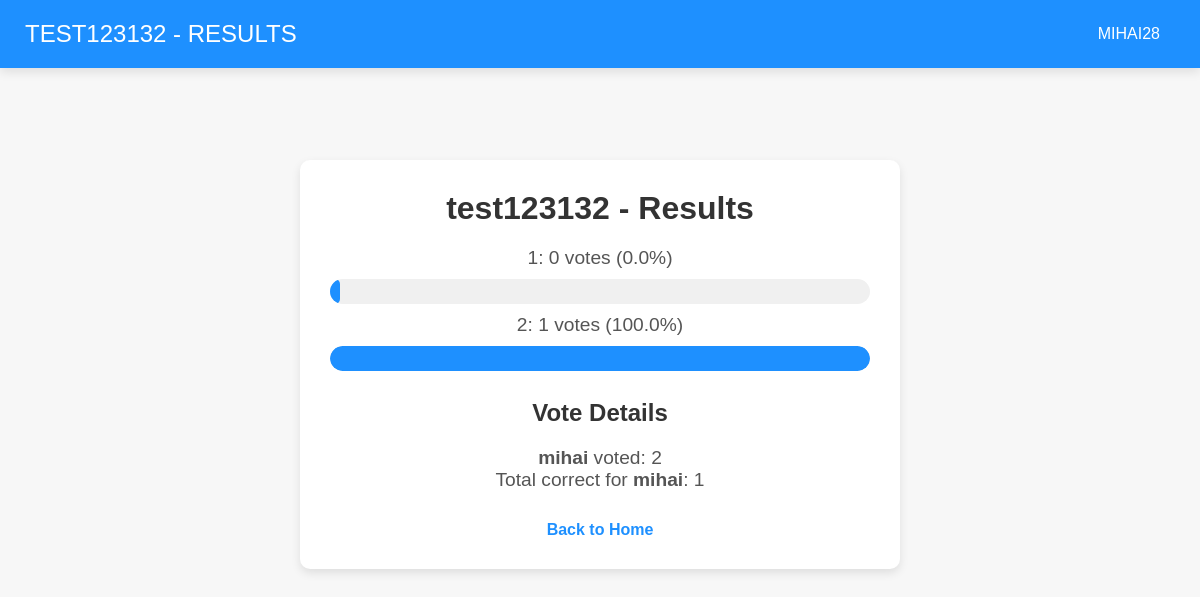
Page /poll/3fb22cfb-a1a1-4971-9fc3-677abf249a43/results (signed in) on the committed database.
### app.py (models this page shows)
class Poll(db.Model):
    id = db.Column(db.String(36), primary_key=True)
    title = db.Column(db.String(200), nullable=False)
    creator_id = db.Column(db.Integer, db.ForeignKey('user.id'), nullable=False)
    is_private = db.Column(db.Boolean, default=False)
    is_active = db.Column(db.Boolean, default=True)
    options = db.relationship('Option', backref='poll', lazy=True)
    access = db.relationship('PollAccess', backref='poll', lazy=True)

class User(db.Model):
    id = db.Column(db.Integer, primary_key=True)
    username = db.Column(db.String(80), unique=True, nullable=False)
    email = db.Column(db.String(120), unique=True, nullable=False)
    password = db.Column(db.String(200), nullable=False)
    polls = db.relationship('Poll', backref='creator', lazy=True)

class Option(db.Model):
    id = db.Column(db.Integer, primary_key=True)
    text = db.Column(db.String(200), nullable=False)
    votes = db.Column(db.Integer, default=0)
    correct = db.Column(db.Boolean, default=False)
    poll_id = db.Column(db.String(36), db.ForeignKey('poll.id'), nullable=False)

### app.py (the view)
@app.route('/poll/<poll_id>/results')
def poll_results(poll_id):
    poll = Poll.query.get(poll_id)
    if not poll:
        return "Poll not found!"
    if 'username' not in session:
        return "Access denied!"
    user = User.query.filter_by(username=session['username']).first()
    if not user or poll.creator_id != user.id:
        return "Access denied!"
    votes = Vote.query.filter_by(poll_id=poll.id).all()
    user_votes = {}
    for vote in votes:
        if vote.user_id not in user_votes:
            user_votes[vote.user_id] = []
        user_votes[vote.user_id].append(vote)
    vote_details = {}
    for user_id, votes_list in user_votes.items():
        user_obj = User.query.get(user_id)
        if not user_obj:
            continue
        correct_count = 0
        grouped_options = []
        current_group = []
        for option in poll.options:
            if option.text.startswith('<h1>'):
                if current_group:
                    grouped_options.append(current_group)
                current_group = [option]
            else:
                current_group.append(option)
        if current_group:
            grouped_options.append(current_group)
        def is_option_selected(option_id, vote_list):
            for vote in vote_list:
                if vote.option_id == option_id:
                    return True
            return False
        total_correct = 0
        for group in grouped_options:
            section_correct = True
            if group[0].text.startswith('<h1>'):
                for option in group[1:]:
                    if is_option_selected(option.id, votes_list) and not option.correct:
                        section_correct = False
                        break
                if section_correct:
                    for option in group[1:]:
                        if is_option_selected(option.id, votes_list) and option.correct:
                            total_correct += 1
        for group in grouped_options:
            if not group[0].text.startswith('<h1>'):
                for option in group:
                    if is_option_selected(option.id, votes_list) and option.correct:
                        correct_count += 1
        vote_details[user_obj.username] = {
            'options': [Option.query.get(vote.option_id).text for vote in votes_list],
            'correct_count': correct_count + total_correct
        }
    grouped_votes = [
        {'username': username, 'options': details['options'], 'correct_count': details['correct_count']}
        for username, details in vote_details.items()
    ]
    return render_template('results.html', poll=poll, grouped_votes=grouped_votes)

### templates/results.html (shortened to what this page needs)
<!DOCTYPE html>
<html lang="en">
<head>
</head>
<body>
    <header>
        <div style="margin-left: 25px;">{{ poll.title }} - Results</div>
        <div class="dropdown">
            <div class="dropdown-button">{{ session.username }}</div>
    </header>
    <div class="content-wrapper">
        <div class="content">
            <h1>{{ poll.title }} - Results</h1>
            <ul>
    {% set total_votes = poll.options | map(attribute='votes') | sum %}
    {% for option in poll.options %}
        {% if '<h1>' not in option.text and '</h1>' not in option.text %}
            <li>
                <div>{{ option.text }}: {{ option.votes }} votes
                    {% if total_votes > 0 %}
                        ({{ (option.votes / total_votes * 100) | round(2) }}%)
                    {% else %}
                        (0%)
                    {% endif %}
                </div>
                <div class="progress-bar">
                    <div class="progress-bar-inner"
                         style="width: {% if total_votes > 0 %}{{ (option.votes / total_votes * 100) }}{% else %}0{% endif %}%;"></div>
                </div>
            </li>
        {% endif %}
    {% endfor %}
</ul>
            <br>
            <h2>Vote Details</h2>
            <ul>
        {% for vote in grouped_votes %}
            <li>
                <strong>{{ vote.username }}</strong> voted:
                <span>{{ vote.options | join(' | ') }}</span>
                <br>
                <span>Total correct for <b>{{ vote.username }}</b>: {{ vote.correct_count }}</span>
            </li>
        {% endfor %}
    </ul>
            <a href="/dashboard">Back to Home</a>
        </div>
    </div>
</body>
</html>

### templates/results.html (style rules this page uses)
* { margin: 0; padding: 0; box-sizing: border-box; }
body { font-family: 'Arial', sans-serif; background: #f7f7f7; color: #333; display: flex; flex-direction: column; height: 100vh; padding-top: 60px; }
header { width: 100%; background-color: #1E90FF; padding: 15px 0; position: fixed; top: 0; left: 0; z-index: 100; box-shadow: 0 4px 10px rgba(0, 0, 0, 0.1); display: flex; justify-content: space-between; align-items: center; font-size: 1.5rem; color: white; text-transform: uppercase; }
.dropdown { position: relative; display: inline-block; margin-right: 20px; }
.dropdown-button { cursor: pointer; padding: 10px 20px; font-size: 1rem; border-radius: 30px; transition: background 0.3s ease, transform 0.3s ease; text-decoration: none; color: #fff; }
.content-wrapper { display: flex; align-items: center; flex-direction: column; height: 100%; padding-top: 100px; }
.content { width: 100%; max-width: 600px; padding: 30px; background: white; border-radius: 10px; box-shadow: 0 4px 10px rgba(0, 0, 0, 0.1); text-align: center; }
h1 { font-size: 2rem; margin-bottom: 20px; color: #333; }
ul { list-style-type: none; padding: 0; margin-top: 20px; }
li { font-size: 1.2rem; color: #555; margin-bottom: 10px; }
.progress-bar { position: relative; background-color: #f0f0f0; border-radius: 20px; overflow: hidden; margin: 10px 0; height: 25px; }
.progress-bar-inner { height: 100%; text-align: right; padding-right: 10px; line-height: 25px; color: white; background-color: #1E90FF; border-radius: 20px; }
a { color: #1E90FF; text-decoration: none; font-weight: bold; margin-top: 20px; display: inline-block; }

### rows in the picture
Poll: title "TEST123132", title "test123132"
User: username "MIHAI28"
Option: text "1", votes "0", (option.votes/total_votes*100)|round(2) "0.0"
Option: text "2", votes "1", (option.votes/total_votes*100)|round(2) "100.0"
User: username "mihai", options "2", correct_count "1"
